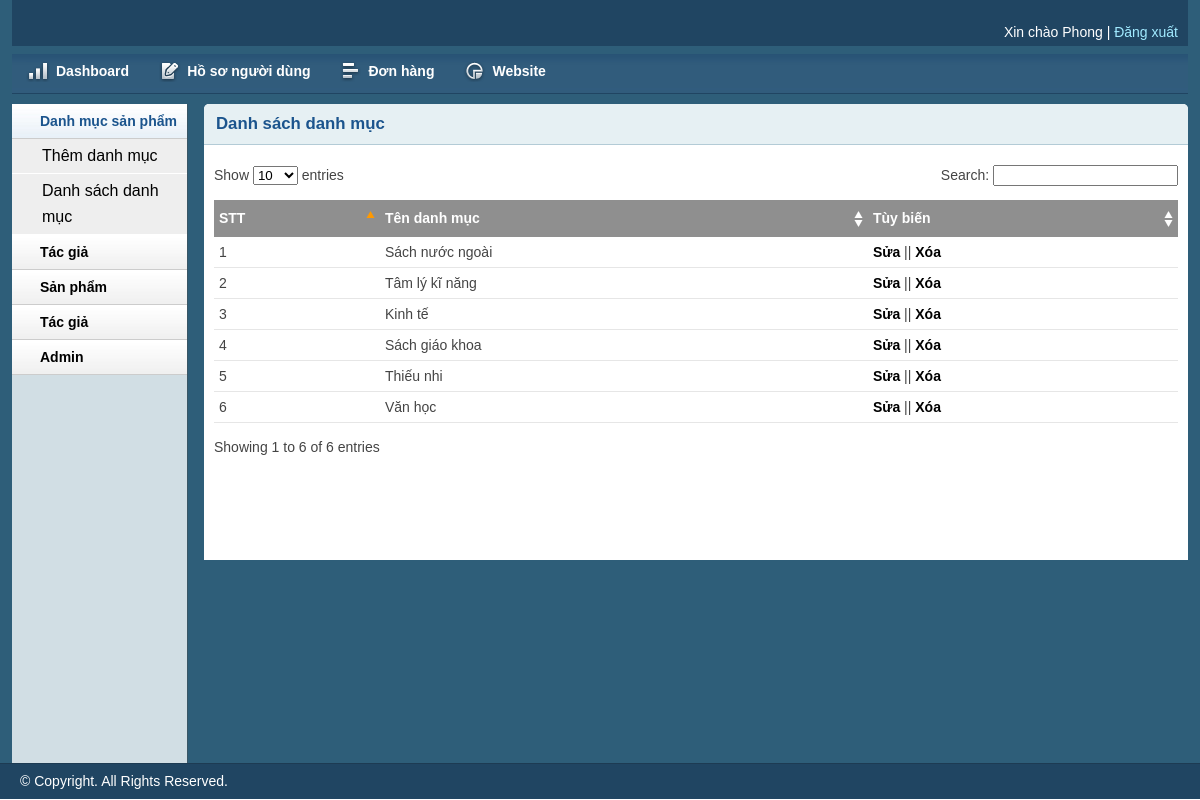
The app's page /admin/catlist.php (signed in) with its own data.
### tables this page shows
CREATE TABLE `tbl_category` (
  `category_id` int(11) NOT NULL,
  `category_name` varchar(255) NOT NULL
);

### lib/database.php (called while the page is built, shortened)
<?php
Class Database{
   public $host   = DB_HOST;
   public $user   = DB_USER;
   public $pass   = DB_PASS;
   public $dbname = DB_NAME;
   public $link;
private function connectDB(){
   $this->link = new mysqli($this->host, $this->user, $this->pass,
    $this->dbname);
 }
public function select($query){
  $result = $this->link->query($query) or
   die($this->link->error.__LINE__);
  if($result->num_rows > 0){
    return $result;
  } else {
    return false;
  }
 }
}

### classes/category.php (called while the page is built, shortened)
<?php
$filepath = realpath(dirname(__FILE__));
include_once ($filepath.'/../lib/database.php');
?>
<?php
class category{
    private $db;
    public function __construct(){
        $this -> db = new Database();
    }
    public function show_category(){
        $query = "SELECT * FROM tbl_category ORDER BY category_id DESC";
        $result = $this -> db -> select($query);
        return $result;
    }
}
?>

### admin/catlist.php (the view, shortened to what this page needs)
<?php
include 'inc/header.php';
?>
<?php
include 'inc/sidebar.php';
?>
<?php
include '../classes/category.php';
?>
<?php
$category = new category();
?>
        <div class="grid_10">
            <div class="box round first grid">
                <h2>Danh sách danh mục</h2>
                <div class="block">
                    <table class="data display datatable" id="example">
					<thead>
						<tr>
							<th>STT</th>
							<th>Tên danh mục</th>
							<th>Tùy biến</th>
						</tr>
					</thead>
					<tbody>
						<?php
						$show_category = $category -> show_category();
						if($show_category){
							$i = 0;
							while($result = $show_category -> fetch_assoc()){
								$i++;
						?>
						<tr class="odd gradeX">
							<td><?php echo $i; ?></td>
							<td><?php echo $result['category_name'] ?></td>
							<td><a href="category-edit.php?category_id=<?php echo $result['category_id'] ?>">Sửa</a> || <a onclick="return confirm('Bạn thực sự có muốn xóa ?')" href="?delete_id=<?php echo $result['category_id'] ?>">Xóa</a></td>
						</tr>
						<?php
							}
						}
						?>
					</tbody>
				</table>
               </div>
            </div>
        </div>
<?php include 'inc/footer.php';?>

### admin/css/layout.css (style rules this page uses)
body { background: #fff none repeat scroll 0 0; color: #444; font-size: 14px; padding: 0; }
a { color: #000; font-weight:bold; text-decoration: none; }
h1, h2, h3, h4, h5, h6 { line-height:1.2em; margin-bottom:.3em; }
h2 { margin-top:1em; }
.box { background:#fff; margin-bottom:20px; padding:10px 10px 10px 10px; margin-left:-8px; }
.box.grid { padding-bottom:40px; }
.box.round { -moz-border-radius: 5px 5px 0px 0px; -webkit-border-radius: 5px 5px 0px 0px; border-radius: 5px 5px 0px 0px; }
.box h2 { font-size:1.2em; font-weight:bold; color:#1B548D; background:#E6F0F3; margin:-10px -10px 0 -10px; padding:10px 12px; border-bottom:1px solid #B3CBD6; -moz-border-radius: 5px 5px 0px 0px; -webkit-border-radius: 5px 5px 0px 0px; border-radius: 5px 5px 0px 0px; }
.box.first { min-height: 406px; }
.block { padding-top:20px; }
.block { padding-bottom:1px; }
table.display { margin: 0 auto; clear: both; width: 100%; }
.sorting_asc { background: #8f8f8f url(../img/table/sort_asc.png) no-repeat center right; padding:8px 5px; text-align:left; color:#fff; }
.sorting { background:#8f8f8f url(../img/table/sort_both.png) no-repeat center right; padding:8px 5px; text-align:left; color:#fff; }
tr.odd { height: 30px; line-height: 30px; border-bottom:1px solid #e6e6e6; }
tr.even { height: 30px; line-height: 30px; border-bottom:1px solid #e6e6e6; }
tr.odd td, tr.even td { padding-left:5px; }

### records on screen
tbl_category: category_name "Sách nước ngoài"
tbl_category: category_name "Tâm lý kĩ năng"
tbl_category: category_name "Kinh tế"
tbl_category: category_name "Sách giáo khoa"
tbl_category: category_name "Thiếu nhi"
tbl_category: category_name "Văn học"

### other values on screen
session::get('admin_name') "Phong"
